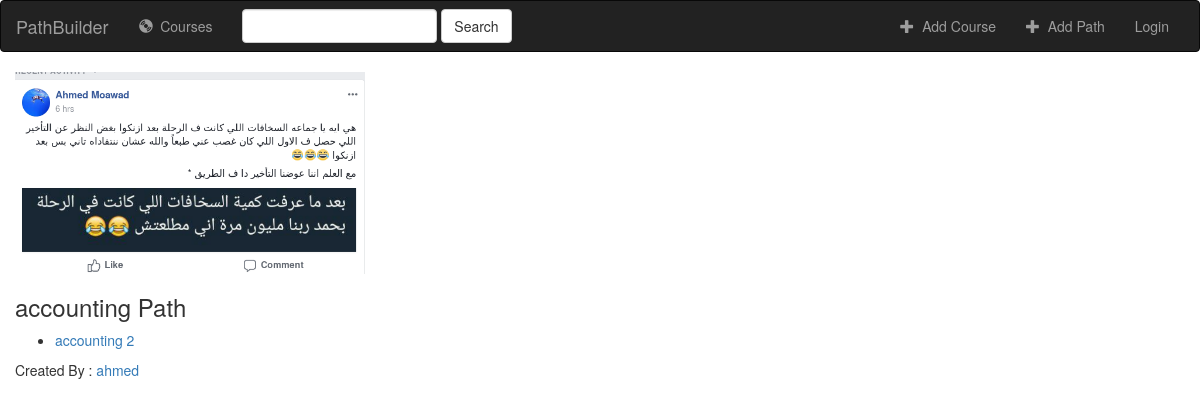
The page /paths/accounting/ on the database as committed earlier.
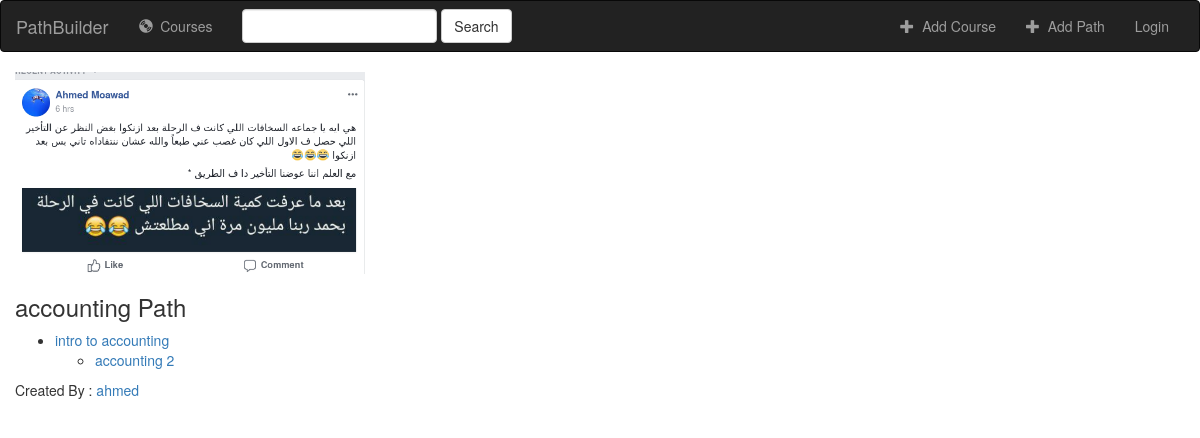
The same page on the database as committed later.
### paths/models.py (models this page shows, shortened)
class Course(models.Model):
    name = models.CharField(max_length=200, blank=False)
    slug = models.SlugField(max_length=200 , unique=True,null=False,blank=False)
    description = models.CharField(max_length=500)
    depend_on = models.ManyToManyField('self',related_name="above", blank=True,symmetrical=False)
    path = models.ForeignKey('Path', on_delete=models.CASCADE)
    creator = models.ForeignKey(User, on_delete=models.SET_NULL, null=True, blank=True)
    added = models.DateTimeField(auto_now_add=True)
    updated = models.DateTimeField(auto_now=True)
    photo = models.ImageField(default= dummyimage ,blank= True,upload_to=get_directory)
    class Meta:
        permissions = (("can_mark_returned", "Set book as returned"),)
    def get_absolute_url(self):
        return reverse('paths:show_course',args=[str(self.slug)])

### paths/views.py (the view)
# urls.py: path(r'<slug:slug>/', views.PathDetailView.as_view(), name='show_path'),
class PathDetailView(generic.DetailView):
    model = Path
    def get_context_data(self,**kwargs):
        context = super(PathDetailView, self).get_context_data(**kwargs)
        context['courses'] = self.get_object().base.above.all()
        return context

### paths/templates/paths/path_detail.html (shortened to what this page needs)
{% extends 'base.html' %}
{% block content %}
<div class="container-fluid songs-container">
    <div class="row">
        <div class="col-sm-12">
            <img class="img-responsive" src="{{ path.photo.url }}" alt="Card image cap" width="350" height="200">
          <h3>{{path.name}} Path</h3>
          {% include 'paths/courses_tree.html' %}
          <p>Created By : <a href="{{path.creator.get_absolute_url}}">{{path.creator}}</a></p>
        </div>
    </div>
</div>
{% endblock %}

### paths/templates/paths/courses_tree.html
<ul>
  {% for course in courses %}
    <li><a href="{{ course.get_absolute_url }}">{{ course.name }}</a></li>
    {% if course.above.all %}
      {% with course.above.all as courses %}
        {% include 'paths/courses_tree.html' %}
      {% endwith %}
    {% endif %}
  {% endfor %}
</ul>

Rows that differ between the two databases and show on the page:
no longer on one of the page's lists (row unchanged): Course: name "accounting 2"
now on this page (row edited): Course: name "intro to accounting", Course (name "accounting 2"), shown under "accounting Path"
